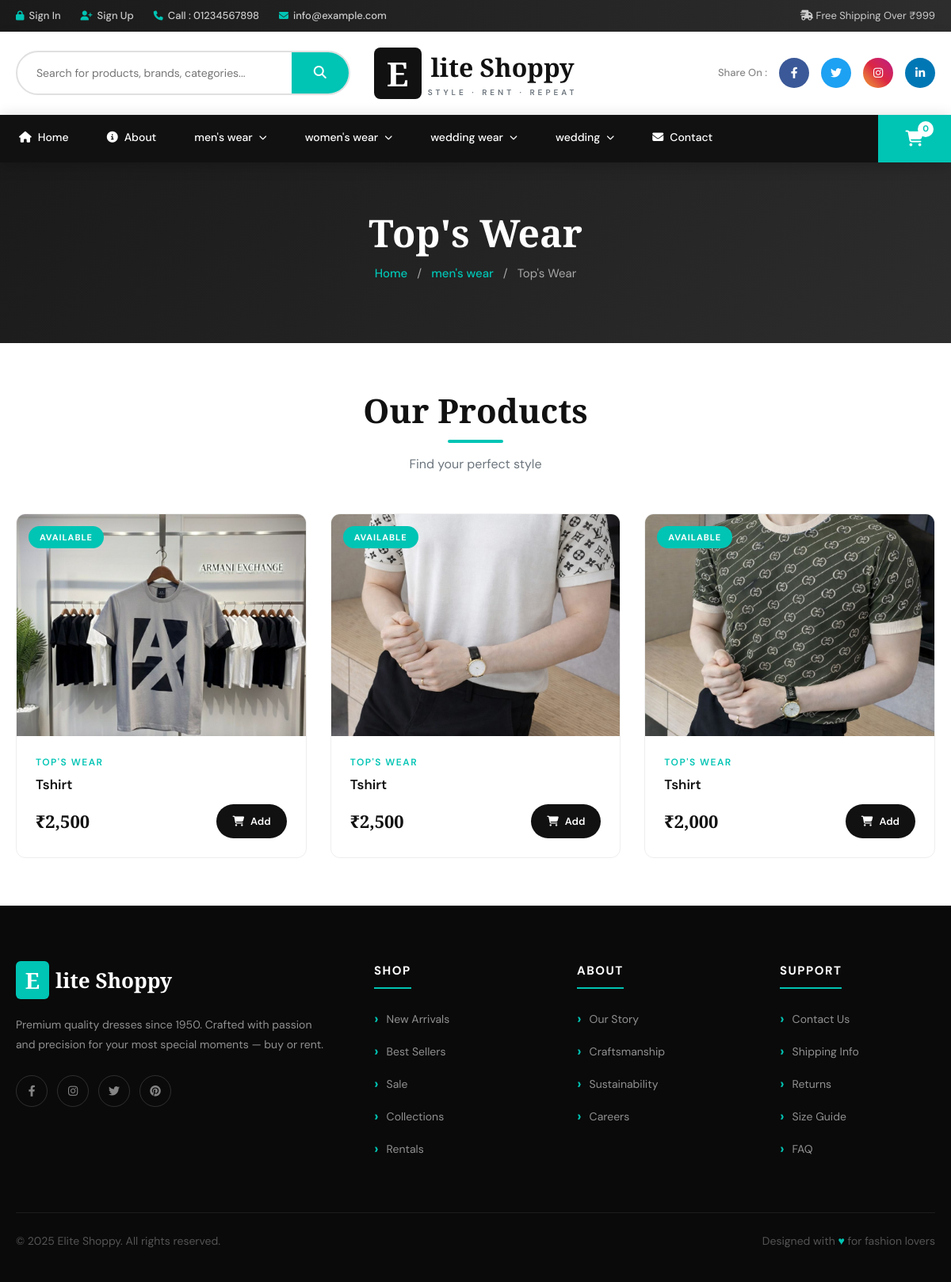
The app's page /user/subcategory.php?cid=15&sid=3 with its own data.
### tables this page shows
CREATE TABLE `category_master` (
  `cid` int(11) NOT NULL,
  `cname` varchar(100) NOT NULL,
  `photo` varchar(100) NOT NULL,
  `status` int(11) NOT NULL
);

CREATE TABLE `subcategory_master` (
  `sid` int(11) NOT NULL,
  `cid` int(11) NOT NULL,
  `sname` varchar(100) NOT NULL,
  `description` varchar(100) NOT NULL,
  `photo` varchar(100) NOT NULL,
  `status` int(11) NOT NULL
);

CREATE TABLE `product_master` (
  `pid` int(11) NOT NULL,
  `bid` int(11) NOT NULL,
  `sid` int(11) NOT NULL,
  `pname` varchar(100) NOT NULL,
  `description` varchar(100) NOT NULL,
  `size` varchar(100) NOT NULL,
  `price` double NOT NULL,
  `qty` int(11) NOT NULL,
  `photo` varchar(100) NOT NULL,
  `status` int(11) NOT NULL
);

### user/subcategory.php (the view, shortened to what this page needs)
<?php
include('../admin/connect.php');
$navCategories = [];
if ($con) {
    $nav_cat_query = "SELECT * FROM category_master WHERE status = 1 ORDER BY cid ASC";
    $nav_cat_result = mysqli_query($con, $nav_cat_query);
    if ($nav_cat_result) {
        while ($row = mysqli_fetch_assoc($nav_cat_result)) {
            $navCategories[] = $row;
        }
    }
}
$cid = isset($_GET['cid']) ? intval($_GET['cid']) : 0;
$sid = isset($_GET['sid']) ? intval($_GET['sid']) : 0;
$category = null;
if ($con && $cid > 0) {
    $cat_query = "SELECT * FROM category_master WHERE cid = $cid AND status = 1";
    $cat_result = mysqli_query($con, $cat_query);
    if ($cat_result && mysqli_num_rows($cat_result) > 0) {
        $category = mysqli_fetch_assoc($cat_result);
    }
}
$subcategory = null;
if ($con && $sid > 0) {
    $sub_query = "SELECT * FROM subcategory_master WHERE sid = $sid AND status = 1";
    $sub_result = mysqli_query($con, $sub_query);
    if ($sub_result && mysqli_num_rows($sub_result) > 0) {
        $subcategory = mysqli_fetch_assoc($sub_result);
    }
    $products = [];
    $prod_query = "SELECT * FROM product_master WHERE sid = $sid AND status = 1 ORDER BY pid DESC";
    $prod_result = mysqli_query($con, $prod_query);
    if ($prod_result) {
        while ($row = mysqli_fetch_assoc($prod_result)) {
            $products[] = $row;
        }
    }
}
?>
<!DOCTYPE html>
<html lang="en">
<head>
    <link href="https://cdn.jsdelivr.net/npm/bootstrap@5.3.0/dist/css/bootstrap.min.css" rel="stylesheet">
    <link rel="stylesheet" href="https://cdnjs.cloudflare.com/ajax/libs/font-awesome/6.4.0/css/all.min.css">
</head>
<body>
    <div class="top-bar">
        <div class="inner">
            <div class="top-links">
                <a href="login.php"><i class="fas fa-lock"></i> Sign In</a>
                <a href="registration.php"><i class="fas fa-user-plus"></i> Sign Up</a>
                <a href="tel:01234567898"><i class="fas fa-phone"></i> Call : 01234567898</a>
                <a href="mailto:info@example.com"><i class="fas fa-envelope"></i> info@example.com</a>
            </div>
            <div class="top-right">
                <a href="#"><i class="fas fa-shipping-fast"></i> Free Shipping Over ₹999</a>
            </div>
        </div>
    </div>
    <div class="mid-header">
        <div class="inner">
            <div class="search-box">
                <input type="text" placeholder="Search for products, brands, categories...">
                <button><i class="fas fa-search"></i></button>
            </div>
            <div class="logo-area">
                <a href="Home.php" class="logo-box">
                    <div class="logo-letter">E</div>
                    <div>
                        <div class="logo-text">lite Shoppy</div>
                        <div class="logo-tagline">Style · Rent · Repeat</div>
                    </div>
                </a>
            </div>
            <div class="share-area">
                <span>Share On :</span>
                <a href="#" class="social-btn fb"><i class="fab fa-facebook-f"></i></a>
                <a href="#" class="social-btn tw"><i class="fab fa-twitter"></i></a>
                <a href="#" class="social-btn ig"><i class="fab fa-instagram"></i></a>
                <a href="#" class="social-btn li"><i class="fab fa-linkedin-in"></i></a>
            </div>
        </div>
    </div>
    <nav class="main-nav" id="mainNav">
        <div class="inner">
            <ul class="nav-links" id="navLinks">
                <li><a href="Home.php"><i class="fas fa-home"></i> Home</a></li>
                <li><a href="about.php"><i class="fas fa-info-circle"></i> About</a></li>
                <?php if (!empty($navCategories)): ?>
                    <?php foreach ($navCategories as $navCat): ?>
                        <li>
                            <div class="nav-dd-toggle">
                                <?php echo htmlspecialchars($navCat['cname']); ?>
                                <i class="fas fa-chevron-down chevron"></i>
                            </div>
                        </li>
                    <?php endforeach; ?>
                <?php endif; ?>
                <li><a href="contact.php"><i class="fas fa-envelope"></i> Contact</a></li>
            </ul>
            <a href="cart.php" class="nav-cart">
                <i class="fas fa-shopping-cart"></i>
                <span class="cart-count" id="cartCount">0</span>
            </a>
        </div>
    </nav>
    <div class="page-header">
        <div class="inner">
            <h1><?php echo $subcategory ? htmlspecialchars($subcategory['sname']) : 'Products'; ?></h1>
            <div class="breadcrumb">
                <a href="Home.php">Home</a>
                <span>/</span>
                <?php if ($category): ?>
                    <a href="category.php?cid=<?php echo $cid; ?>"><?php echo htmlspecialchars($category['cname']); ?></a>
                    <span>/</span>
                <?php endif; ?>
                <span><?php echo $subcategory ? htmlspecialchars($subcategory['sname']) : 'Products'; ?></span>
            </div>
        </div>
    </div>
    <section class="products-section">
        <div class="section-title">
            <h2>Our Products</h2>
            <div class="line"></div>
            <p>Find your perfect style</p>
        </div>
        <div class="products-grid">
            <?php if (!empty($products)): ?>
                <?php foreach ($products as $product): ?>
                    <?php
                    $imagePath = '../admin/images/' . htmlspecialchars($product['photo']);
                    $hasImage = !empty($product['photo']) && file_exists($imagePath);
                    ?>
                    <div class="product-card" data-id="<?php echo $product['pid']; ?>" data-name="<?php echo htmlspecialchars($product['pname']); ?>" data-price="<?php echo $product['price']; ?>" data-category="Products">
                        <div class="product-img">
                            <?php if ($hasImage): ?>
                                <img src="<?php echo $imagePath; ?>" alt="<?php echo htmlspecialchars($product['pname']); ?>">
                            <?php else: ?>
                                <i class="fas fa-tshirt"></i>
                            <?php endif; ?>
                            <?php if ($product['qty'] > 0): ?>
                                <span class="product-badge">Available</span>
                            <?php else: ?>
                                <span class="product-badge dark">Out of Stock</span>
                            <?php endif; ?>
                        </div>
                        <div class="product-info">
                            <div class="product-cat"><?php echo $subcategory ? htmlspecialchars($subcategory['sname']) : 'Products'; ?></div>
                            <div class="product-name"><?php echo htmlspecialchars($product['pname']); ?></div>
                            <div class="product-footer">
                                <div class="product-price">₹<?php echo number_format($product['price'], 0); ?></div>
                                <button class="btn-cart" <?php echo ($product['qty'] <= 0) ? 'disabled' : ''; ?>><i class="fas fa-shopping-cart"></i> Add</button>
                            </div>
                        </div>
                    </div>
                <?php endforeach; ?>
            <?php endif; ?>
        </div>
    </section>
    <footer id="contact">
        <div class="footer-inner">
            <div class="footer-brand">
                <div class="f-logo">
                    <div class="logo-letter fl" style="background:var(--teal);font-family:var(--font-display);font-size:28px;font-weight:800;width:42px;height:48px;display:flex;align-items:center;justify-content:center;color:white;border-radius:6px;">E</div>
                    <span style="font-family:var(--font-display);font-size:26px;font-weight:700;color:white;">lite Shoppy</span>
                </div>
                <p>Premium quality dresses since 1950. Crafted with passion and precision for your most special moments — buy or rent.</p>
                <div class="footer-socials">
                    <a href="#"><i class="fab fa-facebook-f"></i></a>
                    <a href="#"><i class="fab fa-instagram"></i></a>
                    <a href="#"><i class="fab fa-twitter"></i></a>
                    <a href="#"><i class="fab fa-pinterest"></i></a>
                </div>
            </div>
            <div class="footer-col">
                <h4>Shop</h4>
                <ul>
                    <li><a href="#">New Arrivals</a></li>
                    <li><a href="#">Best Sellers</a></li>
                    <li><a href="#">Sale</a></li>
                    <li><a href="#">Collections</a></li>
                    <li><a href="#">Rentals</a></li>
                </ul>
            </div>
            <div class="footer-col">
                <h4>About</h4>
                <ul>
                    <li><a href="#">Our Story</a></li>
                    <li><a href="#">Craftsmanship</a></li>
                    <li><a href="#">Sustainability</a></li>
                    <li><a href="#">Careers</a></li>
                </ul>
            </div>
            <div class="footer-col">
                <h4>Support</h4>
                <ul>
                    <li><a href="#">Contact Us</a></li>
                    <li><a href="#">Shipping Info</a></li>
                    <li><a href="#">Returns</a></li>
                    <li><a href="#">Size Guide</a></li>
                    <li><a href="#">FAQ</a></li>
                </ul>
            </div>
        </div>
        <div class="footer-bottom">
            <p>&copy; 2025 Elite Shoppy. All rights reserved.</p>
            <p>Designed with <span style="color:var(--teal)">♥</span> for fashion lovers</p>
        </div>
    </footer>
</body>
</html>

### records on screen
category_master: cname "men's wear"
category_master: cname "women's wear"
category_master: cname "wedding wear"
category_master: cname "wedding"
subcategory_master: sname "Top's Wear"
product_master: photo (picture), qty "AVAILABLE", sid.sname "TOP'S WEAR", pname "Tshirt", price "2,500"
product_master: photo (picture), qty "AVAILABLE", sid.sname "TOP'S WEAR", pname "Tshirt", price "2,500"
product_master: photo (picture), qty "AVAILABLE", sid.sname "TOP'S WEAR", pname "Tshirt", price "2,000"
